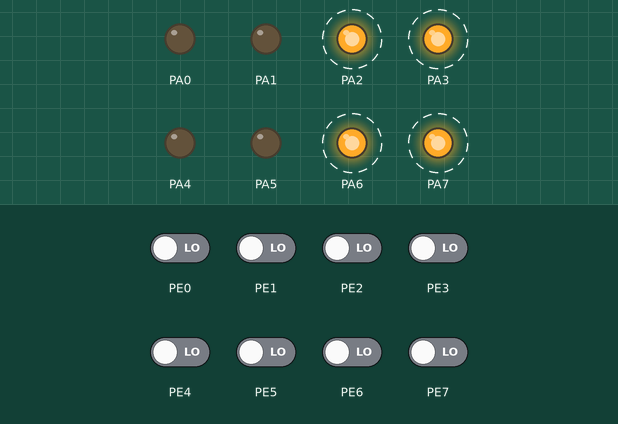
Bench run of a program on a simulated ATmega128, built with avr-gcc and emulated at 16 MHz. Parts: output pins drawn as LEDs (lit = HIGH). Dashed ring = blinking. The inputs (shaded band) are chosen by the test bench; at power-on: PE0–7 LOW.

Above: at 2.3 s.
2.4 s: PE5 driven HIGH
At 3.4 s:
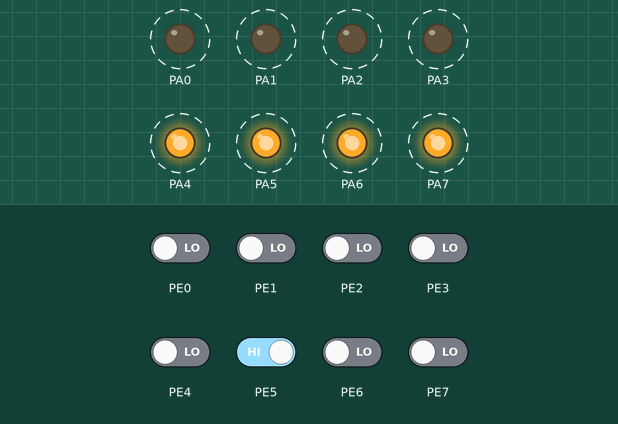
5.9 s: PE4 driven HIGH
At 6.75 s:
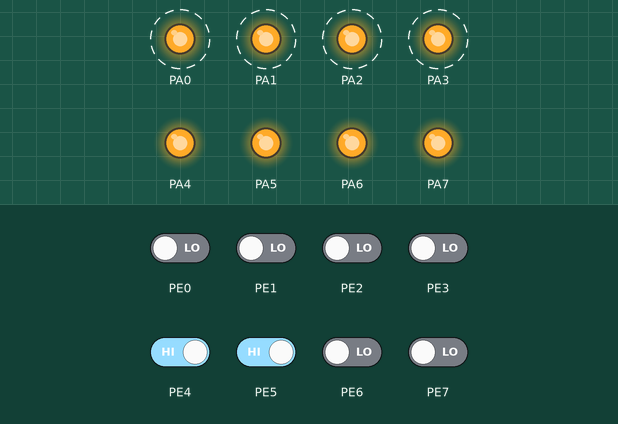
10.0 s: PE4 driven LOW
At 10.9 s:
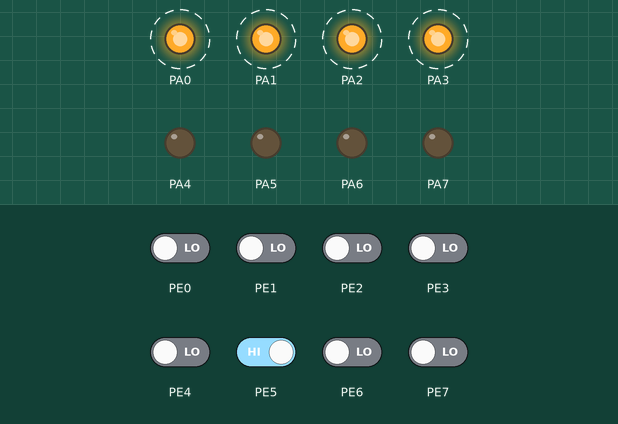
14.0 s: PE5 driven LOW
Timing chart, 0 to 19.0 s (numbered marks = the images above; inputs shaded):
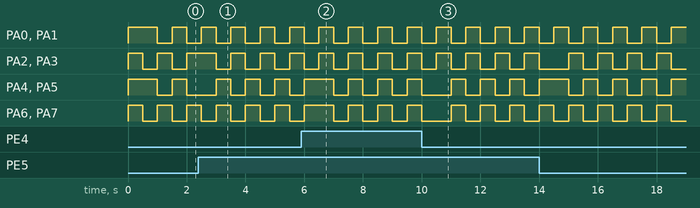

The program:

main.c
```c
/*
 * 200610.c
 *
 * Created: 2020-06-10 오전 8:54:33
 * Author : user
 */

#define F_CPU 16000000UL
#include <avr/io.h>
#include <util/delay.h>


int main(void)
{
    DDRA = 0xFF;
    DDRE = 0x00;
    PORTA = 0x00;
    unsigned char dir = 0;

    while (1)
    {
		PORTA = ~PORTA;
		_delay_ms(500);
	    if(PINE == 0xCF)
		{
			PORTA = 0xAA;
		}
		else if(~PINE & 0x20)
		{
			PORTA = 0x33;
		}
		else if(~PINE & 0x10)
		{
			PORTA = 0x0F;
		}
		else
		{
			PORTA = 0xFF;
		}
		_delay_ms(500);
    }
}
```

Measured:
- by itself, PA0, PA1, PA6, PA7: alternates HIGH for 0.50 s and LOW for 0.50 s
- by itself, PA2, PA3: repeats every 1.0 s: HIGH 0.50 s, LOW 0.50 s
- by itself, PA4, PA5: repeats every 1.0 s: LOW 0.50 s, HIGH 0.50 s
